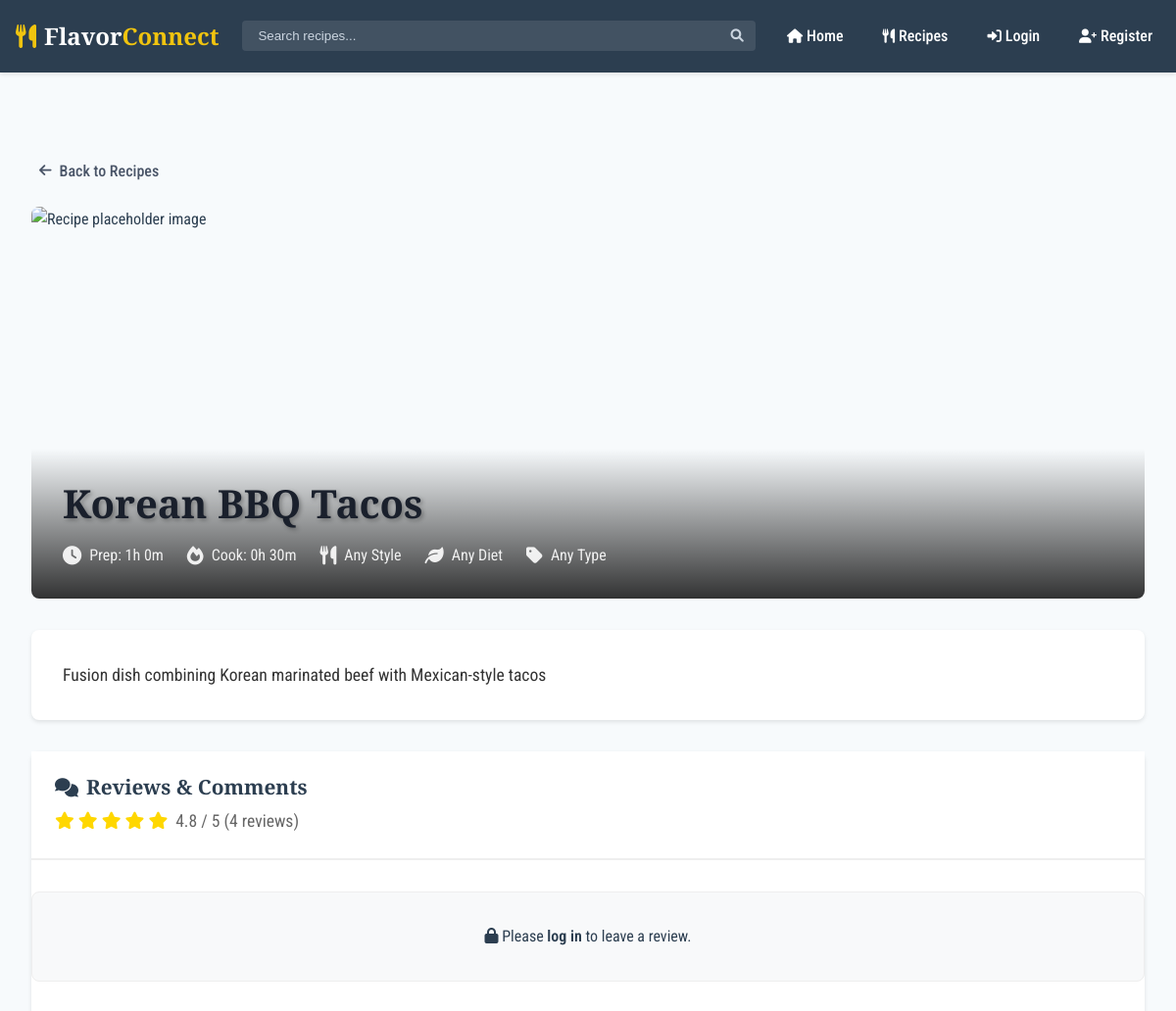
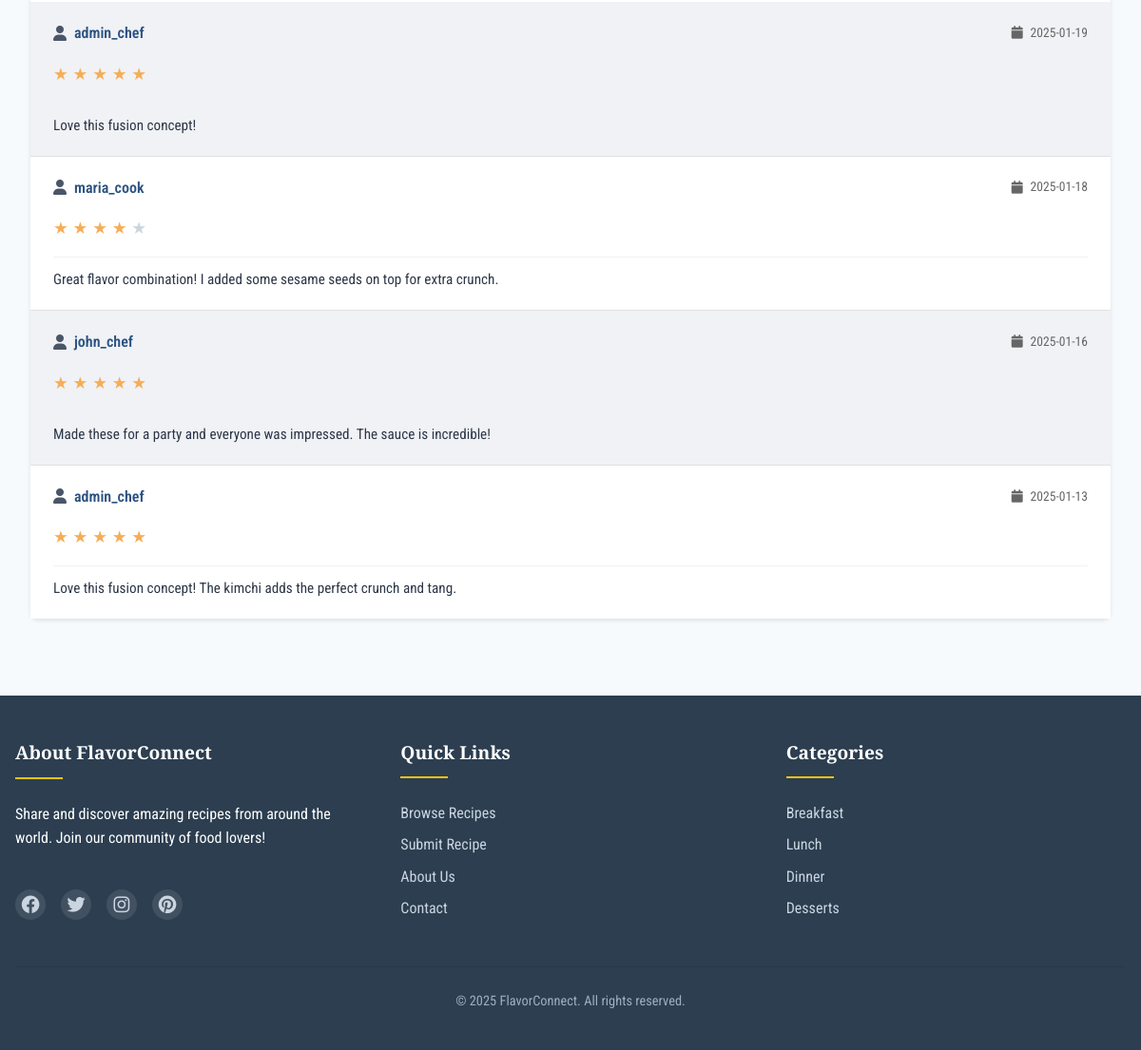
Screenshot of /recipes/show.php?id=3 with the database file from the repository (2 pictures, top to bottom).
### tables this page shows
CREATE TABLE recipe (
    recipe_id INT AUTO_INCREMENT PRIMARY KEY,
    user_id INT NOT NULL,
    title VARCHAR(100) NOT NULL,
    description VARCHAR(255),
    style_id INT,
    diet_id INT,
    type_id INT,
    prep_hours INT DEFAULT 0 CHECK (prep_hours >= 0),
    prep_minutes INT DEFAULT 0 CHECK (prep_minutes BETWEEN 0 AND 59),
    cook_hours INT DEFAULT 0 CHECK (cook_hours >= 0),
    cook_minutes INT DEFAULT 0 CHECK (cook_minutes BETWEEN 0 AND 59),
    video_url VARCHAR(255),
    img_file_path VARCHAR(255),
    alt_text VARCHAR(255),
    is_featured BOOLEAN DEFAULT FALSE,
    created_date DATE DEFAULT CURRENT_DATE,
    created_time TIME DEFAULT CURRENT_TIME,
    FOREIGN KEY (user_id) REFERENCES user_account(user_id) ON DELETE CASCADE,
    FOREIGN KEY (style_id) REFERENCES recipe_style(style_id) ON DELETE SET NULL,
    FOREIGN KEY (diet_id) REFERENCES recipe_diet(diet_id) ON DELETE SET NULL,
    FOREIGN KEY (type_id) REFERENCES recipe_type(type_id) ON DELETE SET NULL,
    CONSTRAINT chk_video_url CHECK (video_url IS NULL OR video_url LIKE 'https://%'),
    CONSTRAINT chk_title_length CHECK (LENGTH(title) >= 3)
);

CREATE TABLE recipe_rating (
    rating_id INT AUTO_INCREMENT PRIMARY KEY,
    recipe_id INT NOT NULL,
    user_id INT NOT NULL,
    rating_value TINYINT NOT NULL CHECK (rating_value BETWEEN 1 AND 5),
    UNIQUE KEY unique_user_recipe_rating (user_id, recipe_id),
    FOREIGN KEY (recipe_id) REFERENCES recipe(recipe_id) ON DELETE CASCADE,
    FOREIGN KEY (user_id) REFERENCES user_account(user_id) ON DELETE CASCADE
);

CREATE TABLE user_account (
    user_id INT AUTO_INCREMENT PRIMARY KEY,
    username VARCHAR(50) NOT NULL UNIQUE,
    email VARCHAR(100) NOT NULL UNIQUE,
    password_hash VARCHAR(255) NOT NULL,
    user_level CHAR(1) NOT NULL DEFAULT 'u' CHECK (user_level IN ('s', 'a', 'u')),
    is_active BOOLEAN DEFAULT TRUE  
);

CREATE TABLE recipe_comment (
    comment_id INT AUTO_INCREMENT PRIMARY KEY,
    recipe_id INT NOT NULL,
    user_id INT NOT NULL,
    comment_text VARCHAR(255) NOT NULL CHECK (LENGTH(TRIM(comment_text)) > 0),
    created_date DATE DEFAULT CURRENT_DATE,
    created_time TIME DEFAULT CURRENT_TIME,
    FOREIGN KEY (recipe_id) REFERENCES recipe(recipe_id) ON DELETE CASCADE,
    FOREIGN KEY (user_id) REFERENCES user_account(user_id) ON DELETE CASCADE
);

### private/helpers/functions.php (called while the page is built, shortened)
<?php
function url_for($script_path) {
  return WWW_ROOT . $script_path;
}
function h($string="") {
  return htmlspecialchars($string);
}
?>

### private/initialize.php (called while the page is built, shortened)
<?php
require_once(PRIVATE_PATH . '/helpers/functions.php');
require_once(PRIVATE_PATH . '/helpers/database_functions.php');
function my_autoload($class) {
    if(preg_match('/\A\w+\Z/', $class)) {
        $file = PRIVATE_PATH . '/classes/' . $class . '.class.php';
    }
}
$session = new Session();

### private/classes/DatabaseObject.class.php (called while the page is built, shortened)
<?php
abstract class DatabaseObject {
    protected static $table_name;
    protected static $database;
    public static function set_database($database) {
        self::$database = $database;
    }
    public static function get_database() {
        return self::$database;
    }
    public static function find_by_sql($sql) {
        $database = static::get_database();
        $result = mysqli_query($database, $sql);
        $object_array = [];
        while($record = mysqli_fetch_assoc($result)) {
            $object_array[] = static::instantiate($record);
        }
        return $object_array;
    }
    public static function find_by_id($id) {
        $sql = "SELECT * FROM " . static::$table_name . " ";
        $sql .= "WHERE " . static::get_primary_key() . "='" . db_escape(static::get_database(), $id) . "'";
        $obj_array = static::find_by_sql($sql);
        if(!empty($obj_array)) {
            return array_shift($obj_array);
        } else {
            return false;
        }
    }
    protected static function instantiate($record) {
        $object = new static;
        foreach($record as $property => $value) {
            if(property_exists($object, $property)) {
                $object->$property = $value;
            }
        }
        return $object;
    }
    protected static function get_primary_key() {
        if(isset(static::$primary_key)) {
            return static::$primary_key;
        }
        return static::$table_name . '_id';
    }
}

### private/helpers/database_functions.php (called while the page is built, shortened)
<?php
function db_escape($connection, $string) {
  return $connection->real_escape_string($string);
}
?>

### private/classes/Recipe.class.php (called while the page is built, shortened)
<?php
class Recipe extends DatabaseObject {
    public function __construct($args=[]) {
        $this->style_id = $args['style_id'] ?? null;
        $this->diet_id = $args['diet_id'] ?? null;
        $this->type_id = $args['type_id'] ?? null;
    }
    public function style() {
        return null;
    }
    public function diet() {
        return null;
    }
    public function type() {
        return null;
    }
    public static function find_by_sql($sql) {
        $database = static::get_database();
        $result = mysqli_query($database, $sql);
        $object_array = [];
        while($record = mysqli_fetch_assoc($result)) {
            $object_array[] = parent::instantiate($record);
        }
        return $object_array;
    }
}

### private/classes/Review.class.php (called while the page is built, shortened)
<?php
class Review extends DatabaseObject {
    static protected $table_name = "recipe_rating";
    public $user_id;
    public $username;
    public function __construct($args=[]) {
        $this->user_id = $args['user_id'] ?? '';
        $this->created_date = $args['created_date'] ?? date('Y-m-d');
    }
    public static function find_by_recipe_id($recipe_id) {
        $sql = "SELECT r.*, c.comment_text, c.created_date, c.created_time, u.username ";
        $sql .= "FROM " . static::$table_name . " AS r ";
        $sql .= "LEFT JOIN recipe_comment AS c ON r.recipe_id = c.recipe_id AND r.user_id = c.user_id ";
        $sql .= "LEFT JOIN user_account AS u ON r.user_id = u.user_id ";
        $sql .= "WHERE r.recipe_id='" . self::$database->escape_string($recipe_id) . "' ";
        $sql .= "ORDER BY COALESCE(c.created_date, CURRENT_DATE) DESC, COALESCE(c.created_time, CURRENT_TIME) DESC";
        return static::find_by_sql($sql);
    }
    public function user() {
        if(isset($this->username)) {
            $user = new User();
            $user->username = $this->username;
            return $user;
        } else {
            return User::find_by_id($this->user_id);
        }
    }
}
?>

### private/classes/Session.class.php (called while the page is built, shortened)
<?php
class Session {
    private $user_id;
    public function is_logged_in() {
        return isset($this->user_id);
    }
}

### public/recipes/show.php (the view, shortened to what this page needs)
<?php
require_once('../../private/initialize.php');
$id = $_GET['id'] ?? '1';
$recipe = Recipe::find_by_id($id);
$reviews = Review::find_by_recipe_id($recipe->recipe_id);
include(SHARED_PATH . '/header.php');
?>
<link rel="stylesheet" href="<?php echo url_for('/css/recipe-show.css'); ?>">
<div class="recipe-show">
    <a href="<?php echo url_for('/recipes/index.php'); ?>" class="back-link">
        <i class="fas fa-arrow-left"></i> Back to Recipes
    </a>
    <div class="recipe-header-image">
        <?php if($recipe->img_file_path) { ?>
            <img src="<?php echo url_for($recipe->image_path()); ?>"
                 alt="<?php echo h($recipe->alt_text ?? $recipe->title); ?>">
        <?php } else { ?>
            <img src="<?php echo url_for('/images/recipe-placeholder.jpg'); ?>"
                 alt="Recipe placeholder image">
        <?php } ?>
        <div class="recipe-header-overlay">
            <h1><?php echo h($recipe->title); ?></h1>
            <div class="recipe-meta">
                <span>
                    <i class="fas fa-clock"></i>
                    Prep: <?php echo h($recipe->prep_hours); ?>h <?php echo h($recipe->prep_minutes); ?>m
                </span>
                <span>
                    <i class="fas fa-fire"></i>
                    Cook: <?php echo h($recipe->cook_hours); ?>h <?php echo h($recipe->cook_minutes); ?>m
                </span>
                <span>
                    <i class="fas fa-utensils"></i>
                    <?php echo h($recipe->style()->name ?? 'Any Style'); ?>
                </span>
                <span>
                    <i class="fas fa-leaf"></i>
                    <?php echo h($recipe->diet()->name ?? 'Any Diet'); ?>
                </span>
                <span>
                    <i class="fas fa-tag"></i>
                    <?php echo h($recipe->type()->name ?? 'Any Type'); ?>
                </span>
            </div>
        </div>
    </div>
    <div class="recipe-description">
        <?php echo h($recipe->description); ?>
    </div>
    <div class="comments-section">
        <div class="comments-header">
            <h2><i class="fas fa-comments"></i> Reviews & Comments</h2>
            <?php if($reviews) {
                $avg_rating = array_reduce($reviews, function($carry, $review) {
                    return $carry + (int)$review->rating_value;
                }, 0) / count($reviews);
            ?>
                <div class="average-rating">
                    <span class="stars">
                        <?php for($i = 1; $i <= 5; $i++) { ?>
                            <i class="fas fa-star <?php echo $i <= round($avg_rating) ? 'filled' : ''; ?>"></i>
                        <?php } ?>
                    </span>
                    <?php echo number_format($avg_rating, 1); ?> / 5
                    (<?php echo count($reviews); ?> reviews)
                </div>
            <?php } ?>
        </div>
        <?php if($session->is_logged_in()) { ?>
            <form action="<?php echo url_for('/recipes/show.php?id=' . h(u($id))); ?>"
                  method="POST"
                  class="comment-form">
                <h3><i class="fas fa-pen"></i> Write a Review</h3>
                <div class="star-rating">
                    <input type="radio" id="star5" name="review[rating]" value="5">
                    <label for="star5" title="5 stars">★</label>
                    <input type="radio" id="star4" name="review[rating]" value="4">
                    <label for="star4" title="4 stars">★</label>
                    <input type="radio" id="star3" name="review[rating]" value="3">
                    <label for="star3" title="3 stars">★</label>
                    <input type="radio" id="star2" name="review[rating]" value="2">
                    <label for="star2" title="2 stars">★</label>
                    <input type="radio" id="star1" name="review[rating]" value="1">
                    <label for="star1" title="1 star">★</label>
                </div>
                <textarea name="review[comment]"
                          class="comment-textarea"
                          placeholder="Share your thoughts about this recipe..."
                          required></textarea>
                <button type="submit" class="submit-comment">
                    <i class="fas fa-paper-plane"></i> Submit Review
                </button>
            </form>
        <?php } else { ?>
            <div class="login-prompt">
                <i class="fas fa-lock"></i>
                Please <a href="<?php echo url_for('/users/login.php'); ?>">log in</a>
                to leave a review.
            </div>
        <?php } ?>
        <div class="comments-list">
            <?php foreach($reviews as $review) {
            ?>
                <div class="comment">
                    <div class="comment-header">
                        <span class="comment-author">
                            <i class="fas fa-user"></i>
                            <?php echo h($review->user()->username); ?>
                        </span>
                        <?php if($review->created_date) { ?>
                            <span class="comment-date">
                                <i class="fas fa-calendar"></i>
                                <?php echo h($review->created_date); ?>
                            </span>
                        <?php } ?>
                    </div>
                    <div class="comment-rating">
                        <?php for($i = 1; $i <= 5; $i++) { ?>
                            <span class="star <?php echo $i <= $review->rating_value ? 'filled' : ''; ?>">
                                ★
                            </span>
                        <?php } ?>
                    </div>
                    <?php if($review->comment_text) { ?>
                        <div class="comment-content">
                            <?php echo h($review->comment_text); ?>
                        </div>
                    <?php } ?>
                </div>
            <?php } ?>
        </div>
    </div>
</div>
<?php include(SHARED_PATH . '/footer.php'); ?>

### public/css/base.css (style rules this page uses)
:root { --color-primary: #e67e22; --color-primary-dark: #d35400; --color-primary-light: #f39c12; --color-black: #2c3e50; --color-white: #ffffff; --color-gray-100: #f7fafc; --color-gray-200: #edf2f7; --color-gray-300: #e2e8f0; --color-gray-400: #cbd5e0; --color-gray-500: #a0aec0; --color-gray-600: #718096; --color-gray-700: #4a5568; --color-gray-800: #2d3748; --color-gray-900: #1a202c; --color-gold: #f1c40f; --color-error: #e74c3c; --color-success: #2ecc71; --font-primary: 'Roboto Condensed', sans-serif; --font-heading: 'Playfair Display', serif; --spacing-xs: 0.25rem; --spacing-sm: 0.5rem; --spacing-md: 1rem; --spacing-lg: 1.5rem; --spacing-xl: 2rem; --spacing-2xl: 3rem; --radius-sm: 4px; --radius-md: 8px; --radius-lg: 12px; --shadow-sm: 0 1px 2px rgba(0,0,0,0.05); --shadow-md: 0 2px 4px rgba(0,0,0,0.1); --shadow-lg: 0 4px 6px rgba(0,0,0,0.1); }
*, *::before, *::after { box-sizing: border-box; margin: 0; padding: 0; }
html, body { height: 100%; margin: 0; padding: 0; }
body { font-family: var(--font-primary); background-color: var(--color-white); color: var(--color-black); line-height: 1.6; display: flex; flex-direction: column; }
h1, h2, h3, h4, h5, h6 { font-family: var(--font-heading); margin-bottom: var(--spacing-md); color: var(--color-gray-900); line-height: 1.2; }
a { color: var(--color-primary); text-decoration: none; transition: color 0.2s ease; }

### public/css/pages/auth.css (style rules this page uses)
:root { --color-primary: #2c3e50; --color-primary-dark: #1a2632; --color-accent: #f1c40f; --color-accent-dark: #f39c12; --color-text: #2d3748; --color-text-muted: #4a5568; --color-error: #c53030; --color-error-light: #fff5f5; --color-error-border: #feb2b2; --color-border: #cbd5e0; --color-focus: rgba(44, 62, 80, 0.3); }
body { background-color: var(--color-gray-100) !important; }

### rows the page displays
recipe: title "Korean BBQ Tacos", prep_hours "1", prep_minutes "0", cook_hours "0", cook_minutes "30", description "Fusion dish combining Korean marinated beef with Mexican-style tacos"
recipe_rating: rating_value 5 (drawn), user.username "admin_chef", recipe_comment.created_date "2025-01-19", recipe_comment.comment_text "Love this fusion concept!", recipe_comment.created_date "2025-01-13", recipe_comment.comment_text "Love this fusion concept! The kimchi adds the perfect crunch and tang."
recipe_rating: user.username "maria_cook", recipe_comment.created_date "2025-01-18", recipe_comment.comment_text "Great flavor combination! I added some sesame seeds on top for extra crunch."
recipe_rating: user.username "john_chef", recipe_comment.created_date "2025-01-16", recipe_comment.comment_text "Made these for a party and everyone was impressed. The sauce is incredible!"

### other values shown
$recipe->style()->name "Any Style"
$recipe->diet()->name "Any Diet"
$recipe->type()->name "Any Type"
$avg_rating "4.8"
count($reviews) "4"
